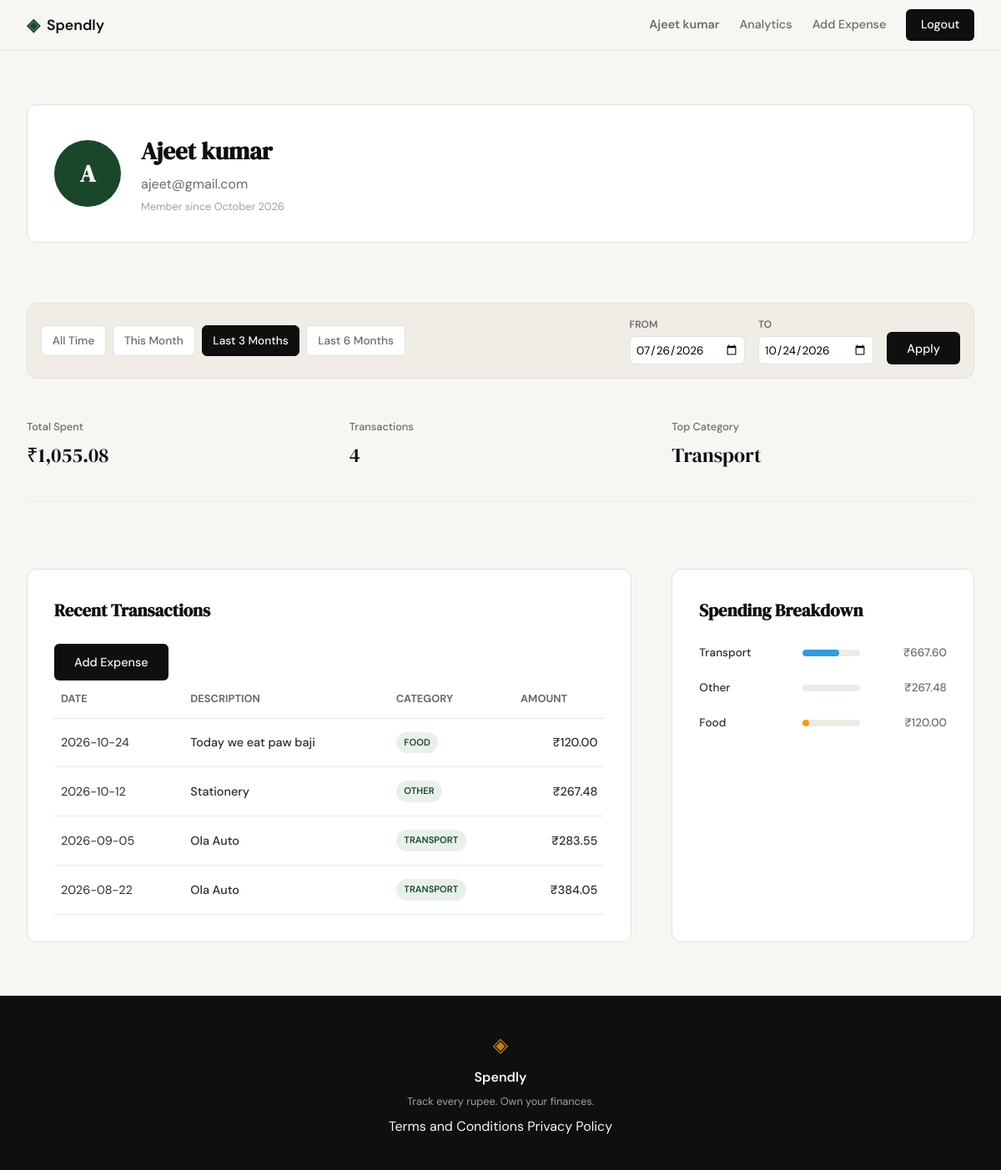
The app's page /profile?date_from=2026-07-26&date_to=2026-10-24 (signed in) with its own data.
### tables this page shows
CREATE TABLE users (
                id INTEGER PRIMARY KEY AUTOINCREMENT,
                name TEXT NOT NULL,
                email TEXT UNIQUE NOT NULL,
                password_hash TEXT NOT NULL,
                created_at TEXT DEFAULT CURRENT_TIMESTAMP
            );

CREATE TABLE expenses (
                id INTEGER PRIMARY KEY AUTOINCREMENT,
                user_id INTEGER NOT NULL,
                amount REAL NOT NULL,
                category TEXT NOT NULL,
                date TEXT NOT NULL,
                description TEXT,
                created_at TEXT DEFAULT CURRENT_TIMESTAMP,
                FOREIGN KEY (user_id) REFERENCES users (id)
            );

### app.py (the view)
@app.route("/profile")
def profile():
    if not session.get("user_id"):
        return redirect(url_for("login"))
    user_id = session["user_id"]
    user_data = queries.get_user_by_id(user_id)
    if not user_data:
        session.clear()
        flash("User account not found.", "error")
        return redirect(url_for("login"))
    date_from = request.args.get("date_from")
    date_to = request.args.get("date_to")
    error_msg, validated_from, validated_to, presets = get_date_filters(date_from, date_to)
    if error_msg:
        flash(error_msg, "error")
    summary_stats = queries.get_summary_stats(user_id, validated_from, validated_to)
    summary_stats["total_spent"] = f"₹{summary_stats['total_spent']:,.2f}"
    recent_transactions = queries.get_recent_transactions(user_id, date_from=validated_from, date_to=validated_to)
    transactions = [
        {**t, "amount": f"₹{t['amount']:,.2f}"}
        for t in recent_transactions
    ]
    raw_breakdown = queries.get_category_breakdown(user_id, validated_from, validated_to)
    category_class_map = {
        "Food": "bar-food",
        "Food & Dining": "bar-food",
        "Transport": "bar-travel",
        "Entertainment": "bar-entertainment",
        "Bills": "bar-bills",
        "Other": "bar-other"
    }
    category_breakdown = []
    for item in raw_breakdown:
        category = item["category"]
        category_breakdown.append({
            "category": category,
            "amount": f"₹{item['amount']:,.2f}",
            "percentage": item["pct"],
            "class": category_class_map.get(category, "bar-other")
        })
    return render_template(
        "profile.html",
        user=user_data,
        stats=summary_stats,
        transactions=transactions,
        breakdown=category_breakdown,
        active_from=validated_from,
        active_to=validated_to,
        presets=presets
    )

### app.py (called while the page is built)
@app.context_processor
def inject_user_name():
    if session.get("user_id"):
        with get_db() as conn:
            user = conn.execute("SELECT name FROM users WHERE id = ?", (session["user_id"],)).fetchone()
            if user:
                return dict(current_user_name=user["name"])
    return dict(current_user_name=None)

@app.context_processor
def inject_today():
    return dict(today=datetime.now().date().isoformat())

### database/db.py (called while the page is built)
def get_db():
    conn = sqlite3.connect(DB_PATH)
    conn.row_factory = sqlite3.Row
    conn.execute("PRAGMA foreign_keys = ON")
    return conn

### database/queries.py (called while the page is built)
def get_user_by_id(user_id):
    with get_db() as conn:
        user = conn.execute(
            "SELECT name, email, created_at FROM users WHERE id = ?",
            (user_id,)
        ).fetchone()
        if user:
            try:
                date_obj = datetime.strptime(user["created_at"], "%Y-%m-%d %H:%M:%S")
                member_since = date_obj.strftime("%B %Y")
            except (ValueError, TypeError):
                member_since = "Unknown"
            return {
                "name": user["name"],
                "email": user["email"],
                "member_since": member_since,
                "initials": f"{user['name'][0].upper()}" if user['name'] else "?"
            }
    return None

def _apply_date_filter(query, params, date_from, date_to):
    if date_from and date_to:
        query += " AND date BETWEEN ? AND ?"
        params.extend([date_from, date_to])
    return query, params

def get_recent_transactions(user_id, limit=10, date_from=None, date_to=None):
    with get_db() as conn:
        query = "SELECT date, description, category, amount FROM expenses WHERE user_id = ?"
        params = [user_id]
        query, params = _apply_date_filter(query, params, date_from, date_to)
        query += " ORDER BY date DESC LIMIT ?"
        params.append(limit)
        rows = conn.execute(query, params).fetchall()
        return [dict(row) for row in rows]

### templates/profile.html (shortened to what this page needs)
{% extends "base.html" %}
{% block content %}
<div class="profile-container">
    <section class="auth-card profile-header">
        <div class="profile-info">
            <div class="profile-avatar">{{ user.initials }}</div>
            <div class="profile-details">
                <h2>{{ user.name }}</h2>
                <p class="text-muted">{{ user.email }}</p>
                <span class="member-since">Member since {{ user.member_since }}</span>
            </div>
        </div>
    </section>
    <section class="filter-bar">
        <div class="filter-presets">
            <a href="{{ url_for('profile') }}"
               class="filter-btn {{ 'active' if not active_from and not active_to }}"
               data-preset="all">All Time</a>
            <a href="{{ url_for('profile', date_from=presets.month.from, date_to=presets.month.to) }}"
               class="filter-btn {{ 'active' if active_from == presets.month.from and active_to == presets.month.to }}"
               data-preset="month">This Month</a>
            <a href="{{ url_for('profile', date_from=presets['3m'].from, date_to=presets['3m'].to) }}"
               class="filter-btn {{ 'active' if active_from == presets['3m'].from and active_to == presets['3m'].to }}"
               data-preset="3m">Last 3 Months</a>
            <a href="{{ url_for('profile', date_from=presets['6m'].from, date_to=presets['6m'].to) }}"
               class="filter-btn {{ 'active' if active_from == presets['6m'].from and active_to == presets['6m'].to }}"
               data-preset="6m">Last 6 Months</a>
        </div>
        <form class="filter-custom" method="GET" action="{{ url_for('profile') }}">
            <div class="input-group">
                <label for="date_from">From</label>
                <input type="date" name="date_from" id="date_from" value="{{ active_from or '' }}">
            </div>
            <div class="input-group">
                <label for="date_to">To</label>
                <input type="date" name="date_to" id="date_to" value="{{ active_to or '' }}">
            </div>
            <button type="submit" class="btn-primary">Apply</button>
        </form>
    </section>
    <section class="stat-grid">
        <div class="stat-card">
            <span class="stat-label">Total Spent</span>
            <span class="stat-value">{{ stats.total_spent }}</span>
        </div>
        <div class="stat-card">
            <span class="stat-label">Transactions</span>
            <span class="stat-value">{{ stats.transaction_count }}</span>
        </div>
        <div class="stat-card">
            <span class="stat-label">Top Category</span>
            <span class="stat-value">{{ stats.top_category }}</span>
        </div>
    </section>
    <div class="profile-grid">
        <section class="profile-section">
            <div class="section-header">
                <h3 class="section-title">Recent Transactions</h3>
                <a href="{{ url_for('add_expense') }}" class="btn btn-primary btn-sm">Add Expense</a>
            </div>
            <div class="table-wrapper">
                <table class="data-table">
                    <thead>
                        <tr>
                            <th>Date</th>
                            <th>Description</th>
                            <th>Category</th>
                            <th class="text-right">Amount</th>
                        </tr>
                    </thead>
                    <tbody>
                        {% for tx in transactions %}
                        <tr class="table-row">
                            <td>{{ tx.date }}</td>
                            <td class="font-medium">{{ tx.description }}</td>
                            <td><span class="category-badge">{{ tx.category }}</span></td>
                            <td class="text-right font-medium">{{ tx.amount }}</td>
                        </tr>
                        {% endfor %}
                    </tbody>
                </table>
            </div>
        </section>
        <section class="profile-section">
            <h3 class="section-title">Spending Breakdown</h3>
            <div class="spending-bars">
                {% for cat in breakdown %}
                <div class="bar-row">
                    <span class="bar-label">{{ cat.category }}</span>
                    <div class="bar-track">
                        <div class="bar-fill {{ cat.class }}" style="width: {{ cat.percentage }}%;"></div>
                    </div>
                    <span class="bar-amt">{{ cat.amount }}</span>
                </div>
                {% endfor %}
            </div>
        </section>
    </div>
</div>
{% endblock %}

### templates/base.html (shortened to what this page needs)
<!DOCTYPE html>
<html lang="en">
<head>
    <link rel="stylesheet" href="{{ url_for('static', filename='css/style.css') }}">
</head>
<body>
    <nav class="navbar">
        <div class="nav-inner">
            <a href="{{ url_for('landing') }}" class="nav-brand">
                <span class="brand-icon">◈</span>
                <span class="brand-name">Spendly</span>
            </a>
            <div class="nav-links">
                {% if session.get('user_id') %}
                    <a href="{{ url_for('profile') }}" class="nav-user-profile {% if request.endpoint == 'profile' %}active{% endif %}">
                        {{ current_user_name }}
                    </a>
                    <a href="{{ url_for('analytics') }}" class="nav-link {% if request.endpoint == 'analytics' %}active{% endif %}">Analytics</a>
                    <a href="{{ url_for('add_expense') }}" class="nav-link {% if request.endpoint == 'add_expense' %}active{% endif %}">Add Expense</a>
                    <a href="{{ url_for('logout') }}" class="nav-cta">Logout</a>
                {% else %}
                    <a href="{{ url_for('login') }}">Sign in</a>
                    <a href="{{ url_for('register') }}" class="nav-cta">Get started</a>
                {% endif %}
            </div>
        </div>
    </nav>
    <main class="main-content">
        {% block content %}{% endblock %}
    </main>
    <footer class="footer">
        <div class="footer-inner">
            <span class="brand-icon">◈</span>
            <span class="footer-name">Spendly</span>
            <p class="footer-copy">Track every rupee. Own your finances.</p>
            <div class="footer-links">
                <a href="{{ url_for('terms') }}">Terms and Conditions</a>
                <a href="{{ url_for('privacy') }}">Privacy Policy</a>
            </div>
        </div>
    </footer>
</body>
</html>

### records on screen
users: name "Ajeet kumar", email "ajeet@gmail.com"
expenses: date "2026-10-24", description "Today we eat paw baji", category "FOOD", amount "₹120.00"
expenses: date "2026-10-12", description "Stationery", category "OTHER", amount "₹267.48"
expenses: date "2026-09-05", description "Ola Auto", category "TRANSPORT", amount "₹283.55"
expenses: date "2026-08-22", description "Ola Auto", category "TRANSPORT", amount "₹384.05"

### other values on screen
{{ user.initials }} "A"
{{ user.member_since }} "October 2026"
{{ stats.total_spent }} "₹1,055.08"
{{ stats.transaction_count }} "4"
{{ stats.top_category }} "Transport"
{{ cat.category }} "Transport" "Other" "Food"
{{ cat.amount }} "₹667.60" "₹267.48" "₹120.00"
